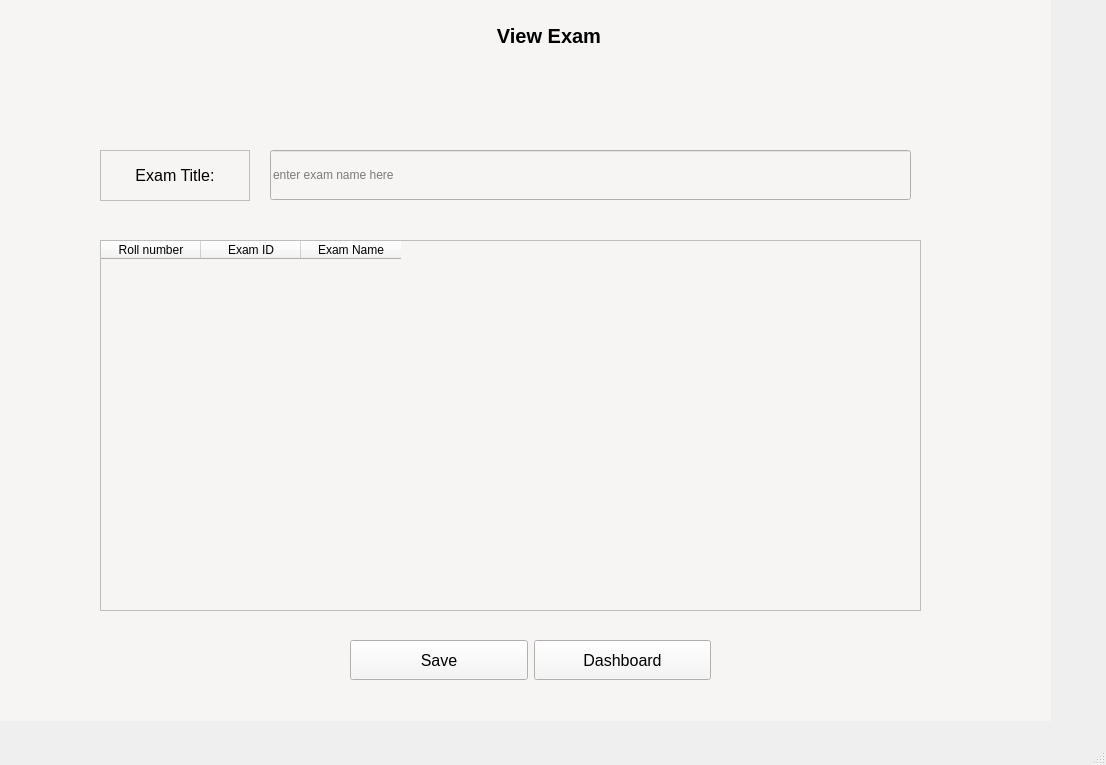
<?xml version="1.0" encoding="UTF-8"?>
<ui version="4.0">
 <class>Manage_exam_MainWindow</class>
 <widget class="QMainWindow" name="Manage_exam_MainWindow">
  <property name="geometry">
   <rect>
    <x>0</x>
    <y>0</y>
    <width>1106</width>
    <height>765</height>
   </rect>
  </property>
  <property name="windowTitle">
   <string>MainWindow</string>
  </property>
  <widget class="QWidget" name="centralwidget">
   <widget class="QWidget" name="widget" native="true">
    <property name="geometry">
     <rect>
      <x>-40</x>
      <y>-10</y>
      <width>1091</width>
      <height>731</height>
     </rect>
    </property>
    <property name="styleSheet">
     <string notr="true">background-color: rgb(246, 245, 244);</string>
    </property>
    <widget class="QWidget" name="horizontalLayoutWidget">
     <property name="geometry">
      <rect>
       <x>130</x>
       <y>150</y>
       <width>831</width>
       <height>71</height>
      </rect>
     </property>
     <layout class="QHBoxLayout" name="horizontalLayout" stretch="0,1">
      <property name="spacing">
       <number>20</number>
      </property>
      <property name="leftMargin">
       <number>10</number>
      </property>
      <property name="topMargin">
       <number>10</number>
      </property>
      <property name="rightMargin">
       <number>10</number>
      </property>
      <property name="bottomMargin">
       <number>10</number>
      </property>
      <item>
       <widget class="QLabel" name="exam_name_label">
        <property name="sizePolicy">
         <sizepolicy hsizetype="Preferred" vsizetype="Preferred">
          <horstretch>0</horstretch>
          <verstretch>0</verstretch>
         </sizepolicy>
        </property>
        <property name="minimumSize">
         <size>
          <width>150</width>
          <height>50</height>
         </size>
        </property>
        <property name="font">
         <font>
          <pointsize>12</pointsize>
         </font>
        </property>
        <property name="frameShape">
         <enum>QFrame::StyledPanel</enum>
        </property>
        <property name="text">
         <string>Exam Title:</string>
        </property>
        <property name="alignment">
         <set>Qt::AlignCenter</set>
        </property>
       </widget>
      </item>
      <item>
       <widget class="QLineEdit" name="exam_name_lineEdit">
        <property name="minimumSize">
         <size>
          <width>0</width>
          <height>50</height>
         </size>
        </property>
        <property name="text">
         <string/>
        </property>
        <property name="placeholderText">
         <string>enter exam name here </string>
        </property>
       </widget>
      </item>
     </layout>
    </widget>
    <widget class="QWidget" name="horizontalLayoutWidget_2">
     <property name="geometry">
      <rect>
       <x>380</x>
       <y>630</y>
       <width>381</width>
       <height>80</height>
      </rect>
     </property>
     <layout class="QHBoxLayout" name="upload_horizontalLayout">
      <property name="leftMargin">
       <number>10</number>
      </property>
      <property name="topMargin">
       <number>10</number>
      </property>
      <property name="rightMargin">
       <number>10</number>
      </property>
      <property name="bottomMargin">
       <number>10</number>
      </property>
      <item>
       <widget class="QPushButton" name="Save_btn">
        <property name="minimumSize">
         <size>
          <width>0</width>
          <height>40</height>
         </size>
        </property>
        <property name="font">
         <font>
          <family>Arial</family>
          <pointsize>12</pointsize>
         </font>
        </property>
        <property name="text">
         <string>Save</string>
        </property>
       </widget>
      </item>
      <item>
       <widget class="QPushButton" name="dashboard_btn">
        <property name="minimumSize">
         <size>
          <width>0</width>
          <height>40</height>
         </size>
        </property>
        <property name="font">
         <font>
          <family>Arial</family>
          <pointsize>12</pointsize>
         </font>
        </property>
        <property name="text">
         <string>Dashboard</string>
        </property>
       </widget>
      </item>
     </layout>
    </widget>
    <widget class="QTableWidget" name="add_student_tableWidget">
     <property name="geometry">
      <rect>
       <x>140</x>
       <y>250</y>
       <width>821</width>
       <height>371</height>
      </rect>
     </property>
     <column>
      <property name="text">
       <string>Roll number</string>
      </property>
     </column>
     <column>
      <property name="text">
       <string>Exam ID</string>
      </property>
     </column>
     <column>
      <property name="text">
       <string>Exam Name</string>
      </property>
     </column>
    </widget>
    <widget class="QLabel" name="moniter_exam_header">
     <property name="geometry">
      <rect>
       <x>130</x>
       <y>10</y>
       <width>531</width>
       <height>71</height>
      </rect>
     </property>
     <property name="font">
      <font>
       <pointsize>15</pointsize>
       <weight>75</weight>
       <bold>true</bold>
      </font>
     </property>
     <property name="text">
      <string>View Exam</string>
     </property>
     <property name="alignment">
      <set>Qt::AlignRight|Qt::AlignTrailing|Qt::AlignVCenter</set>
     </property>
     <property name="indent">
      <number>20</number>
     </property>
    </widget>
   </widget>
  </widget>
  <widget class="QMenuBar" name="menubar">
   <property name="geometry">
    <rect>
     <x>0</x>
     <y>0</y>
     <width>1106</width>
     <height>22</height>
    </rect>
   </property>
  </widget>
  <widget class="QStatusBar" name="statusbar"/>
 </widget>
 <resources/>
 <connections/>
</ui>
